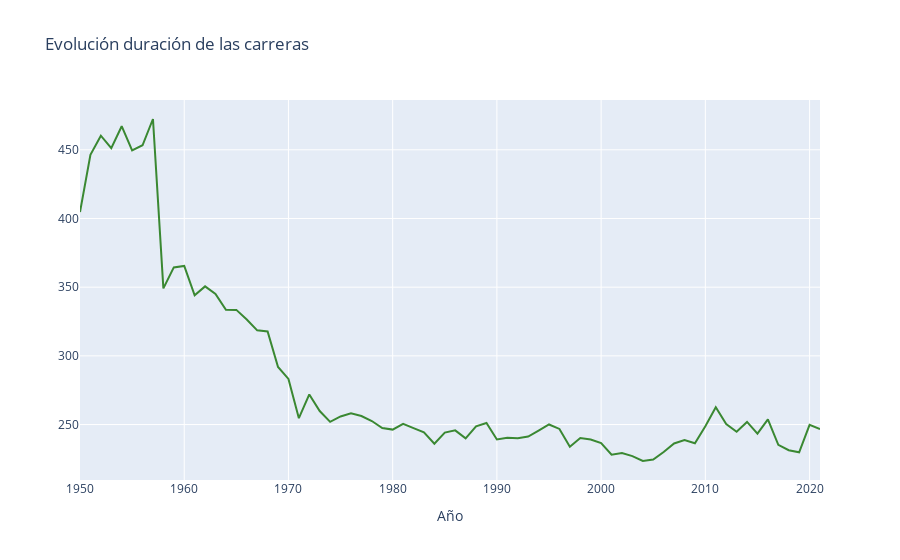

Notebook code cell kept with this figure:
### Code cell
trace1 = go.Scatter(
                    x = graf_fastest.index,
                    y = graf_fastest.Escala,
                    mode = "lines",
                    marker = dict(color = 'rgba(16, 112, 2, 0.8)'))



data = [trace1]
layout = dict(title = 'Evolución duración de las carreras',
              xaxis= dict(title= 'Año',ticklen= 20,zeroline= False)
             )

fig = dict(data = data, layout = layout)
iplot(fig)

### Figure 1 — Plotly figure (JSON) as saved in the notebook; plotly's stock layout.template omitted (floating-point values rounded to 4 significant figures)
{"data": [{"marker": {"color": "rgba(16, 112, 2, 0.8)"}, "mode": "lines", "type": "scatter", "x": [1950, 1951, 1952, 1953, 1954, 1955, 1956, 1957, 1958, 1959, 1960, 1961, 1962, 1963, 1964, 1965, 1966, 1967, 1968, 1969, 1970, 1971, 1972, 1973, 1974, 1975, 1976, 1977, 1978, 1979, 1980, 1981, 1982, 1983, 1984, 1985, 1986, 1987, 1988, 1989, 1990, 1991, 1992, 1993, 1994, 1995, 1996, 1997, 1998, 1999, 2000, 2001, 2002, 2003, 2004, 2005, 2006, 2007, 2008, 2009, 2010, 2011, 2012, 2013, 2014, 2015, 2016, 2017, 2018, 2019, 2020, 2021], "y": [404.7, 446.4, 460.3, 451.2, 467.2, 449.7, 453.3, 472.4, 349.2, 364.4, 365.5, 344.1, 350.6, 345.0, 333.5, 333.5, 326.4, 318.6, 317.8, 291.9, 283.2, 254.6, 271.9, 259.8, 251.9, 255.9, 258.1, 256.2, 252.6, 247.4, 246.3, 250.5, 247.4, 244.3, 236.0, 244.1, 245.7, 239.9, 248.6, 251.1, 239.1, 240.4, 240.0, 241.3, 245.7, 250.1, 246.8, 233.8, 240.2, 239.1, 236.5, 228.0, 229.2, 227.0, 223.5, 224.5, 230.1, 236.2, 238.7, 236.4, 248.8, 262.6, 250.4, 244.7, 251.9, 243.3, 253.8, 235.2, 231.3, 229.8, 249.8, 246.6]}], "layout": {"title": {"text": "Evolución duración de las carreras"}, "xaxis": {"ticklen": 20, "title": {"text": "Año"}, "zeroline": false}}}
